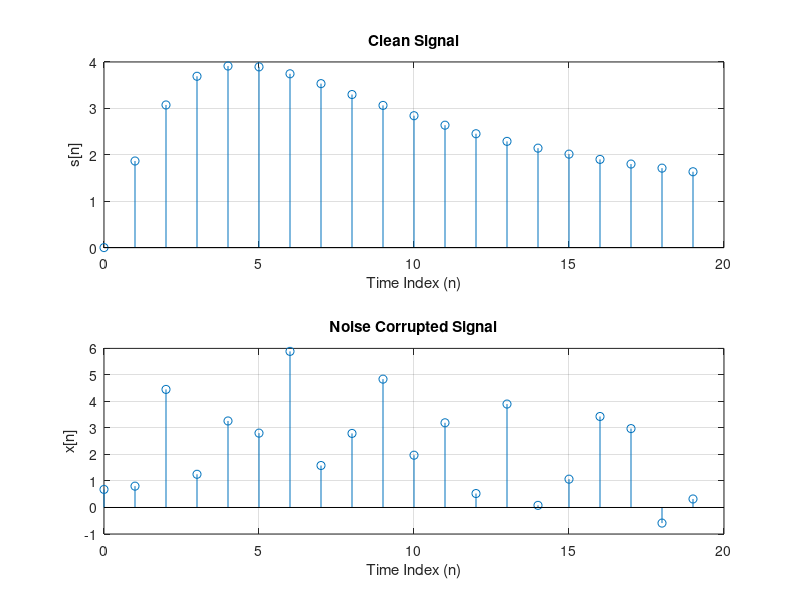
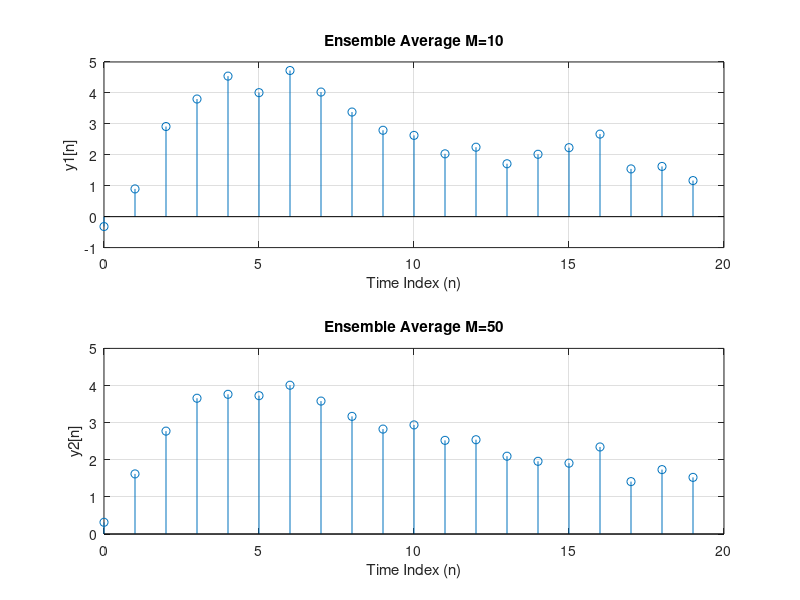

Reproduce these figures in MATLAB, in order.
function lab2a()
  len=20;
  n=0:len-1;
  s=(2*n).^(0.9.^n);
  w=-0.5+rand(1,length(n));
  x=s+5*w;
  figure(1)
  subplot(2,1,1);
  stem(n,s);
  grid;
  ylabel('s[n]'); 
  xlabel('Time Index (n)');
  title("Clean Signal");
  subplot(2,1,2);
  stem(n,x);
  grid;
  ylabel('x[n]'); 
  xlabel('Time Index (n)');
  title("Noise Corrupted Signal");
  %ensemble average filter
  y1=0;
  y2=0;
  M1=10;
  M2=50;
  for i=1:max(M1,M2);
     w2=5*(rand(1,length(n))-0.5);
     x=s+w2;
     if(i<=M1)
     y1=y1+x;
     endif
     y2=y2+x;
  endfor
  y1=y1/M1;
  y2=y2/M2;
  figure(2);
  subplot(2,1,1);
  stem(n,y1);
  grid;
  ylabel('y1[n]'); 
  xlabel('Time Index (n)');
  title("Ensemble Average M=10");
  subplot(2,1,2);
  stem(n,y2);
  grid;
  ylabel('y2[n]'); 
  xlabel('Time Index (n)');
  title("Ensemble Average M=50");
  end;